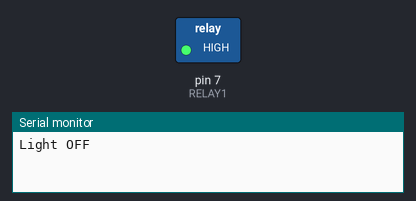
A sketch run on a simulated Arduino Uno, built with avr-gcc and run on an emulated ATmega328P. Shown: switched loads named in the sketch (green lamp = pin HIGH), the last lines printed to the serial monitor.

Above: at 0.1 s.
At 8.1 s:
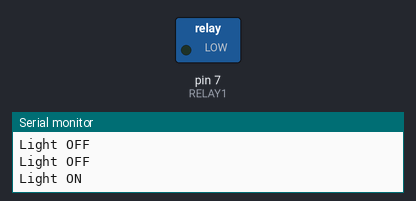
Timing chart, 0 to 9.6 s (numbered marks = the images above):
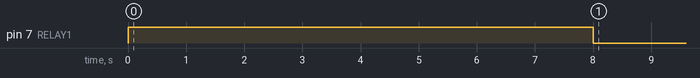

Measured:
- by itself, pin 7 (RELAY1): LOW → HIGH at 0.00 s, → LOW 8.0 s later

The sketch:

Relay_control_for_AC_motor.ino
```cpp
#define RELAY1  7


void setup()
{
Serial.begin(9600);
  pinMode(RELAY1, OUTPUT);
}

void loop()
{
if (millis()>=7500)
   {digitalWrite(RELAY1,0);           // Turns ON Relays 1
   Serial.println("Light ON");
   delay(2000);
   }                                      // Wait 2 seconds
else
   {digitalWrite(RELAY1,1);          // Turns Relay Off
   Serial.println("Light OFF");
   delay(2000);
   }

}
```
